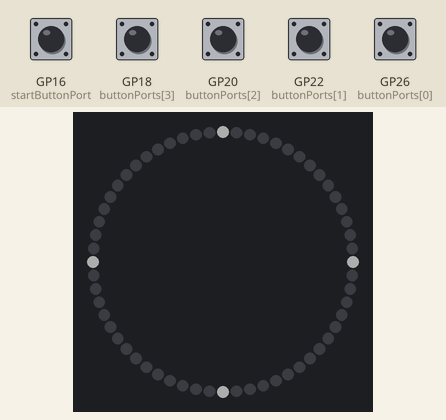
This program was run on a simulated Raspberry Pi Pico. Shown: 60 RGB LEDs in a ring, first at the top, clockwise. Inputs (shaded band) come from the test bench; at power-on: GP16 (startButtonPort), GP18 (buttonPorts[3]), GP20 (buttonPorts[2]), GP22 (buttonPorts[1]), GP26 (buttonPorts[0]) LOW. Dim RGB values are drawn brighter than linear; random numbers use the default seed unless the program sets one.

Above: at 1.2 s.
1.3 s: GP16 (startButtonPort) pulled HIGH for 0.15 s
2.0 s: GP18 (buttonPorts[3]) pulled HIGH for 0.15 s
At 2.17 s:
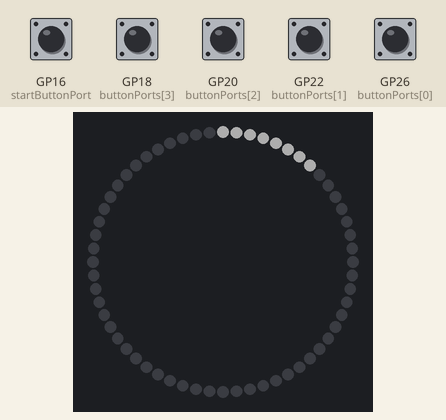
2.7 s: GP20 (buttonPorts[2]) pulled HIGH for 0.15 s
At 3.29 s:
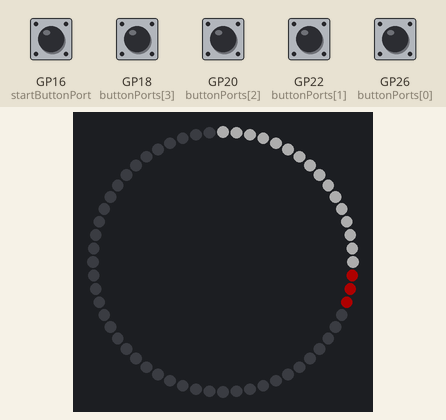
3.4 s: GP22 (buttonPorts[1]) pulled HIGH for 0.15 s
4.1 s: GP16 (startButtonPort) pulsed HIGH 2 times (0.12 s each, 0.3 s apart)
At 4.26 s:
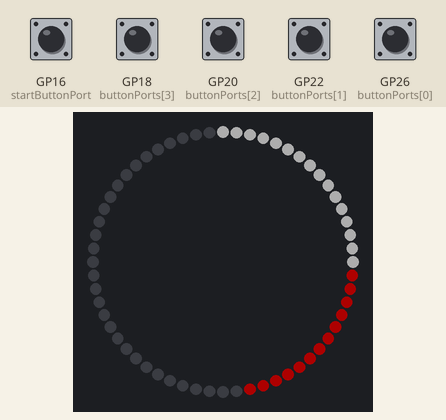
6.6 s: GP26 (buttonPorts[0]) pulled HIGH for 0.15 s
At 6.75 s:
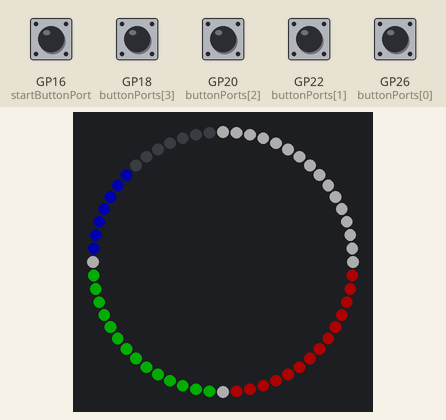
Timing chart, 0 to 9.6 s (numbered marks = the images above; inputs shaded):
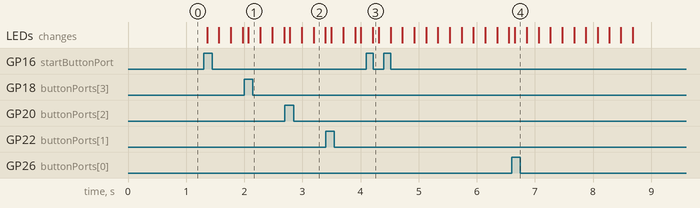

The program:

main.cpp
```cpp
#include <Arduino.h>
#include <Adafruit_NeoPixel.h>


#define LED_PIN  3

#define LED_COUNT 60

Adafruit_NeoPixel strip(LED_COUNT, LED_PIN, NEO_GRB + NEO_KHZ800);


void handleConnectionLights(uint8_t wait);

//state machine variables ****************************************************************************
int state = 0;

//Player variables ***********************************************************************************
bool connected[4] = {false, false, false, false};
int buttonPorts[4] = {26, 22, 20, 18};
int startButtonPort = 16;

uint16_t LEDrangeMin[4] = {1, 16, 31, 46};
uint16_t LEDrangeMax[4] = {14, 29, 44, 60};
uint32_t LEDcolors[4] = {0xFFFFFF, 0xFF0000, 0x00FF00, 0x0000FF};

long buttonPressDuration[4] = { -1, -1, -1, -1};
bool roundInProgress = false;
int roundColorIDs[4] = {-1, -1, -1, -1};
int roundLocationIDs[4] = {-1, -1, -1, -1};
int roundNum = 0;
long roundStartTime;
int tempLEDID = 0;

#define LEDring mainRing ;


bool isButtonPressed(int buttonID);
void startBlink();
void selectIDs(int selectedIDs[], int numToSelect);

void setup() {
  // put your setup code here, to run once:
  pinMode(buttonPorts[0], INPUT); // Sets the pin as an output
  pinMode(buttonPorts[1], INPUT); // Sets the pin as an output
  pinMode(buttonPorts[2], INPUT); // Sets the pin as an output
  pinMode(buttonPorts[3], INPUT); // Sets the pin as an output
  pinMode(startButtonPort, INPUT);
  digitalWrite(25, HIGH);
  strip.begin();           // INITIALIZE NeoPixel strip object (REQUIRED)
  strip.show();            // Turn OFF all pixels ASAP
  strip.setBrightness(50); // Set BRIGHTNESS to about 1/5 (max = 255)

  // mainRing = new LEDring();
}

void loop() {

  switch (state)
  {
  case (0):
      for(int i = 0; i < 4; i++){
        if(isButtonPressed(buttonPorts[i])){
          connected[i] = !connected[i];
          // if(connected[i]){
          //   mainRing.turnOnQuarter(i);
          // } else {
          //   mainRing.turnOffQuarter(i);
          // }
        }
      }

      if(isButtonPressed(startButtonPort)){
        state = 1;
      }
      handleConnectionLights(10);
      delay(50);
    break;
  case (1):
    startBlink();

  //**************************************************LED Ring Round Timer thingy************************************* */
    // strip.clear();
    // int startID = 0;
    // int currentID = 1;
    // int maxID = LED_COUNT;
    // unsigned long startTime = millis();
    // while(startID < maxID){

    //   if(currentID >= maxID){
    //     strip.clear();
    //       startID++;
    //       currentID = startID + 1;
    //       startTime = millis();
    //       for(uint16_t i = 0; i < startID; i++){
    //         strip.setPixelColor(i, 0xFFFFFF);
    //       }
    //       // strip.show();
    //     }

    //     if(millis() >= startTime + (10 * (currentID - startID))){
    //       strip.clear();

    //       for(uint16_t i = 0; i < currentID; i++){
    //         if(i < startID){
    //           strip.setPixelColor(i, 0x0000FF);
    //         } else {
    //           strip.setPixelColor(i, 0xFFFFFF);
    //         }
    //       }
    //       currentID++;
    //     }

    //     strip.show();

    // }
//******************************************************************************************************************* */
    // delay(5000);
    state = 2;
    break;
  case (2):
  if(!roundInProgress){
      int vals[4] = {0, 25, 50, 75};
      int chance = random(1,100);
      int numOn;
      if(chance > 90){
        numOn = 1;
      } else if (chance > 60){
        numOn = 2;
      } else if (chance > 30){
        numOn = 3;
      } else {
        numOn = 4;
      }

      selectIDs(roundColorIDs, numOn);
      selectIDs(roundLocationIDs, numOn);

      strip.clear();
    for(int i = 0; i < numOn;i++){
      int locID = roundLocationIDs[i];
      int colID = roundColorIDs[i];
      for(int x = LEDrangeMin[locID]; x <= LEDrangeMax[locID]; x++){
        strip.setPixelColor(x, LEDcolors[colID]);
      }
    }
    strip.show();
    roundInProgress = true;
    roundStartTime = millis();
    // delay(200);

    }
    for(int i = 0; i < 4; i++){
      if(isButtonPressed(buttonPorts[i])){

      }
    }
    if(millis() - roundStartTime >= 2000){
      roundInProgress = false;
    }

//how many -> which colors -> which buttons [0,1,2,3]

    break;
  }
  // digitalWrite(25, 0);
  // unsigned long currentMillis = millis();                     //  Update current time

}

// // put function definitions here:
// int myFunction(int x, int y) {
//   return x + y;
// }
void selectIDs(int selectedIDs[4], int numToSelect){
  int availableIDs[4] = {0,1,2,3};
  int numAvailable = 4;

  for(int i = 0; i < numToSelect; i++){
    int selected = random(0, numAvailable-1);
    selectedIDs[i] = availableIDs[selected];

    int lastIndex = numAvailable - 1;
    if(selected != numAvailable - 1){
      int temp = availableIDs[lastIndex];
      availableIDs[lastIndex] = availableIDs[selected];
      availableIDs[selected] = temp;
    }
    numAvailable--;
  }

  while(numAvailable-- > 0){
    selectedIDs[numToSelect + numAvailable] = -1;
  }
}
void handleConnectionLights(uint8_t wait) {

  for(int x = 0; x < 4; x++){
    if (connected[x])
    {
      for(uint16_t i=LEDrangeMin[x]; i <= LEDrangeMax[x]; i++){
        strip.setPixelColor(i, LEDcolors[x]);
      }
    } else if (!connected[x]){
      for(uint16_t i=LEDrangeMin[x]; i <= LEDrangeMax[x]; i++){
        strip.setPixelColor(i, 0x0);
      }
    }

  }

  for(uint16_t i=0; i < 60; i++){
    if(i % 15 == 0){
      strip.setPixelColor(i, 0xFFFFFF);
    }
  }

  strip.show();                             //  Update strip to match
  digitalWrite(25, HIGH);
}

void startBlink() {
  int wait = 10;
  uint32_t color = 0x00FF00;
  static uint32_t loop_count = 0;
  static uint16_t current_pixel = 0;

  bool found = false;
  strip.clear();

  for(int i = 0; i < LED_COUNT; i ++){
    for(int x = 0; x < 4; x++){
      if(i >= LEDrangeMin[x] && i <= LEDrangeMax[x]){
        strip.setPixelColor(i, LEDcolors[x]);
        found = true;
        break;
      }
      if(!found){
        strip.setPixelColor(i, 0xFFFFFF);
      }
      found = false;
    }
    // strip.setPixelColor(i, color);
    strip.show();
    delay(100);
  }

  for(int i = 0; i < 3; i++){
    strip.clear();
    strip.show();
    delay(200);

    for(int c=current_pixel; c < LED_COUNT; c ++) {
      strip.setPixelColor(c, color);
    }
    strip.show();
    delay(200);
  }


  strip.clear();
  strip.show();

}

//   for(int i = 0; i < 4; i++){
//     for(int x = LEDrangeMax[i]; x <= LEDrangeMin[i]; x ++){
//       strip.setPixelColor(i, LEDcolors[i]);
//       strip.show();
//       delay(50);
//     }
//   }

//   for(int k = 0; k < 3; k++){
//     for(int x = 0; x < LED_COUNT; x ++){
//       strip.setPixelColor(x, 0x0);
//     }
//     strip.show();
//     delay(250);
//     for(int i = 0; i < 4; i++){
//       for(int x = LEDrangeMax[i]; x <= LEDrangeMin[i]; x ++){
//         strip.setPixelColor(i, LEDcolors[i]);
//       }
//     }
//     strip.show();
//     delay(250);
//   }

// }


bool isButtonPressed(int buttonID){
  bool buttonPressed = (digitalRead(buttonID) == HIGH),
       buttonBeingHeld = buttonPressDuration[buttonID] != -1;

  if(buttonPressed && !buttonBeingHeld){
    buttonPressDuration[buttonID] = millis();
    return true;
  } else if (!buttonPressed){
    buttonPressDuration[buttonID] = -1;
  }

  return false;
}


 typedef struct LEDranges {
    int min;
    int max;
  } LEDranges;


// class LEDring {
//   private:
//     const int PIN = 3;
//     const int NUM_LEDs = 60;
//     int borderLEDs[4] = {0, 15, 30, 45};
//     LEDranges quarterRanges[4] = { {1, 14}, {16, 29}, {31, 44}, {46, 60}};

//   public:
//     LEDring (){

//     }

//    void turnOnQuarter(int quarterID, uint32_t color){
//     LEDranges quarterRange = quarterRanges[quarterID];
//     for (int i = quarterRange.min; i < quarterRange.max; i++)
//     {
//       strip.setPixelColor(i, color);
//     }
//     strip.show();
//    }

//    void turnOffQuarter(int quarterID){
//     LEDranges quarterRange = quarterRanges[quarterID];
//     for (int i = quarterRange.min; i < quarterRange.max; i++)
//     {
//       strip.setPixelColor(i, 0x0);
//     }
//     strip.show();
//    }

// };
```
